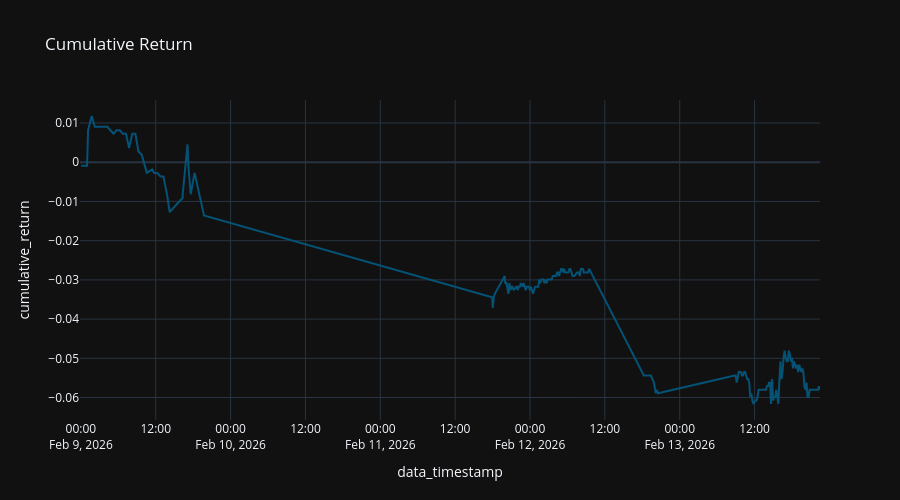

Notebook source saved alongside this figure:
### Code cell
x = df[df['ticker'] == asset_ticker][['data_timestamp', 'cumulative_return', 'ticker']].sort_values(by="data_timestamp")

fig = px.line (
  x,
  "data_timestamp",
  "cumulative_return",
  title="Cumulative Return"
#   color_discrete_sequence="Tealgrn_r",
)

fig.update_layout (
  height=500,
)

### Figure 1 — Plotly figure (JSON) as saved in the notebook; plotly's stock layout.template omitted (floating-point values rounded to 4 significant figures; data arrays with more than 128 entries replaced by an {"elided": "..."} marker saying what was removed)
{"data": [{"hovertemplate": "data_timestamp=%{x}<br>cumulative_return=%{y}<extra></extra>", "legendgroup": "", "line": {"color": "rgb(4, 82, 117)", "dash": "solid"}, "marker": {"symbol": "circle"}, "mode": "lines", "name": "", "orientation": "v", "showlegend": false, "type": "scatter", "x": {"elided": "229 str values"}, "xaxis": "x", "y": {"elided": "229 float values"}, "yaxis": "y"}], "layout": {"height": 500, "legend": {"tracegroupgap": 0}, "title": {"text": "Cumulative Return"}, "xaxis": {"anchor": "y", "domain": [0, 1], "title": {"text": "data_timestamp"}}, "yaxis": {"anchor": "x", "domain": [0, 1], "title": {"text": "cumulative_return"}}}}
